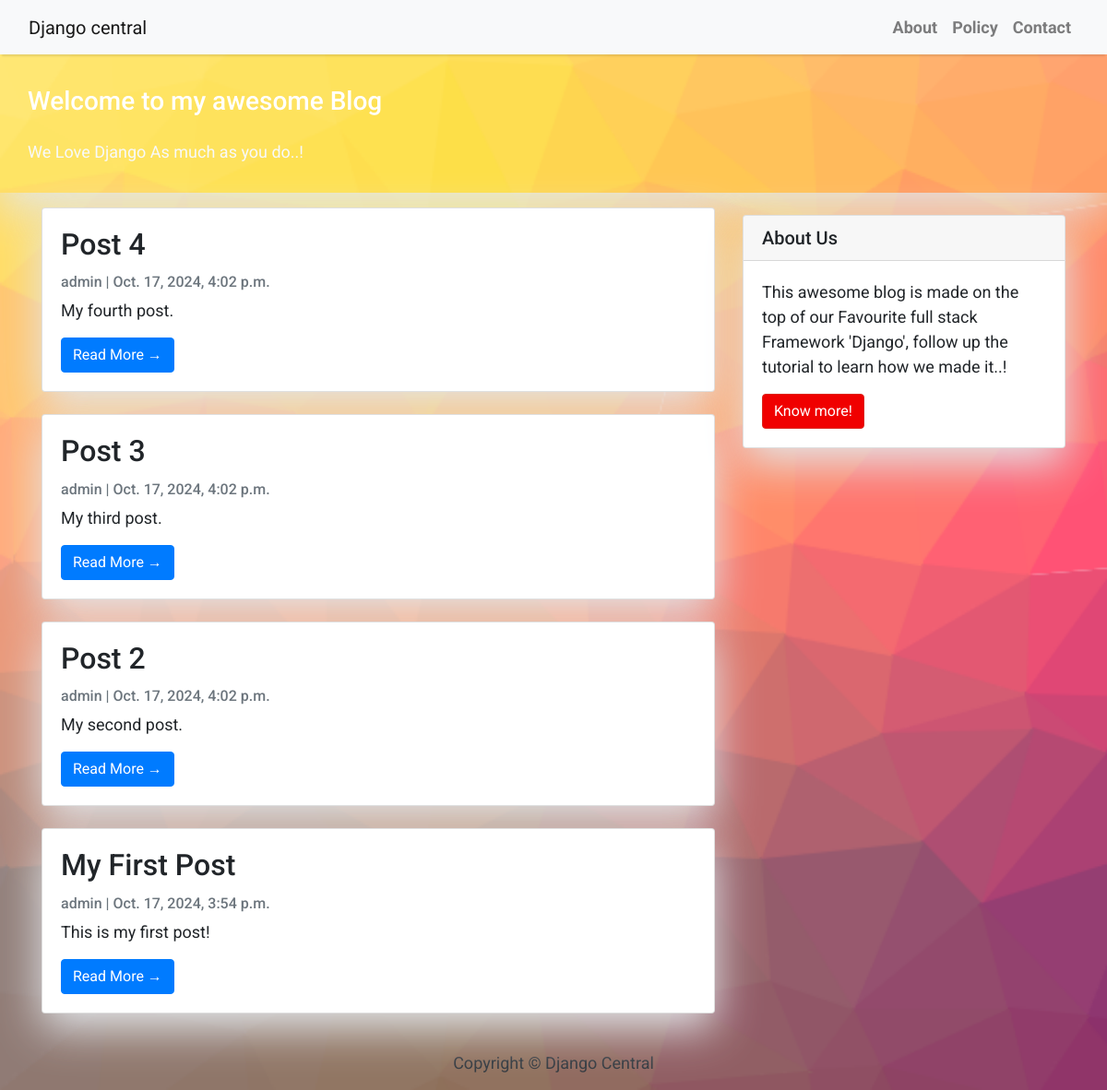
The page / on the database its author committed.
### blog/models.py (models this page shows, shortened)
class Post(models.Model):
    title = models.CharField(max_length = 200, unique = True)
    slug = models.SlugField(max_length = 200, unique = True)
    author = models.ForeignKey(User, on_delete = models.CASCADE,related_name = "blog_posts")
    updated_on = models.DateTimeField(auto_now = True)
    content = models.TextField()
    created_on = models.DateTimeField(auto_now_add = True)
    status = models.IntegerField(choices=STATUS, default = 0)
    class Meta:
        ordering = ["-created_on"]

### blog/views.py (the view)
# urls.py: path('', views.PostList.as_view(), name="home"),
class PostList(generic.ListView):
    queryset = Post.objects.filter(status=1).order_by("-created_on")
    template_name = "index.html"

### blog/templates/index.html (shortened to what this page needs)
{% extends "base.html" %}
{% block content %}
<header class="masthead">
    <div class="container">
        <div class="row">
            <div class="float-left">
                <div class="site-heading">
                    <h3 class=" site-heading my-4 mt-3 text-white"> Welcome to my awesome Blog </h3>
                    <p class="text-light">We Love Django As much as you do..! &nbsp
                    </p>
                </div>
            </div>
        </div>
    </div>
</header>
<div class="container">
    <div class="row">
        <div class="col-md-8 mt-3 left">
            {% for post in post_list %}
            <div class="card mb-4">
                <div class="card-body">
                    <h2 class="card-title">{{ post.title }}</h2>
                    <p class="card-text text-muted h6">{{ post.author }} | {{ post.created_on}} </p>
                    <p class="card-text">{{post.content|slice:":200" }}</p>
                    <a href="{% url 'post_detail' post.slug  %}" class="btn btn-primary">Read More &rarr;</a>
                </div>
            </div>
            {% endfor %}
        </div>
        {% block sidebar %} {% include 'sidebar.html' %} {% endblock sidebar %}
    </div>
</div>
{%endblock%}

### blog/templates/base.html (shortened to what this page needs)
<!DOCTYPE html>
<html>
    <head>
        <link rel="stylesheet" href="https://maxcdn.bootstrapcdn.com/bootstrap/4.0.0/css/bootstrap.min.css"
 />
    </head>
    <body>
        <nav class="navbar navbar-expand-lg navbar-light bg-light shadow" id="mainNav">
            <div class="container-fluid">
                <a class="navbar-brand" href="{% url 'home' %}">Django central</a>
                <div class="collapse navbar-collapse" id="navbarResponsive">
                    <ul class="navbar-nav ml-auto">
                        <li class="nav-item text-black">
                            <a class="nav-link text-black font-weight-bold" href="#">About</a>
                        </li>
                        <li class="nav-item text-black">
                            <a class="nav-link text-black font-weight-bold" href="#">Policy</a>
                        </li>
                        <li class="nav-item text-black">
                            <a class="nav-link text-black font-weight-bold" href="#">Contact</a>
                        </li>
                    </ul>
                </div>
            </div>
        </nav>
        {% block content %}{% endblock content %}
        <footer class="py-3 bg-grey">
            <p class="m-0 text-dark text-center ">Copyright &copy; Django Central</p>
        </footer>
    </body>
</html>

### blog/templates/sidebar.html (shortened to what this page needs)
{% block sidebar %}
<div class="col-md-4 float-right ">
<div class="card my-4">
        <h5 class="card-header">About Us</h5>
    <div class="card-body">
        <p class="card-text"> This awesome blog is made on the top of our Favourite full stack Framework 'Django', follow up the tutorial to learn how we made it..!</p>
        <a href="https://djangocentral.com/building-a-blog-application-with-django"
           class="btn btn-danger">Know more!</a>
    </div>
</div>
</div>
{% endblock sidebar %}

### blog/templates/base.html (style rules this page uses)
body { font-family: "Roboto", sans-serif; font-size: 17px; background-image: url('static/images/cool_background.png'); background-repeat: no-repeat; background-attachment: fixed; background-size: cover; }
.shadow { box-shadow: 0 4px 2px -2px rgba(0, 0, 0, 0.1); }
.btn-danger { color: #fff; background-color: #f00000; border-color: #dc281e; }
.masthead { height: auto; padding-bottom: 15px; box-shadow: 0 16px 48px #E3E7EB; padding-top: 10px; }

### blog/templates/index.html (style rules this page uses)
body { font-family: "Roboto", sans-serif; font-size: 18px; background-color: #fdfdfd; }
.card { box-shadow: 0 16px 48px #E3E7EB; }

### blog/templates/sidebar.html (style rules this page uses)
.card { box-shadow: 0 16px 48px #E3E7EB; }

### rows shown on the page
Post: title "Post 4", author "admin", created_on "Oct. 17, 2024, 4:02 p.m.", content "My fourth post."
Post: title "Post 3", author "admin", created_on "Oct. 17, 2024, 4:02 p.m.", content "My third post."
Post: title "Post 2", author "admin", created_on "Oct. 17, 2024, 4:02 p.m.", content "My second post."
Post: title "My First Post", author "admin", created_on "Oct. 17, 2024, 3:54 p.m.", content "This is my first post!"
